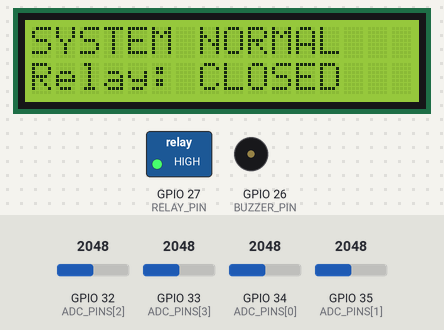
The sketch below on a simulated ESP32. On the bench: 16×2 character LCD, switched loads named in the sketch (green lamp = pin HIGH), buzzer (waves = sounding, pin HIGH). The inputs (shaded band) are chosen by the test bench; at power-on: GPIO 32 (ADC_PINS[2]) = 2048, GPIO 33 (ADC_PINS[3]) = 2048, GPIO 34 (ADC_PINS[0]) = 2048, GPIO 35 (ADC_PINS[1]) = 2048 (analog values on the 0–4095 scale). What the sketch prints to the serial monitor is not drawn.

Above: at 1.3 s.
1.4 s: GPIO 32 (ADC_PINS[2]) set to 769
3.6 s: GPIO 32 (ADC_PINS[2]) set to 654
At 4.77 s:
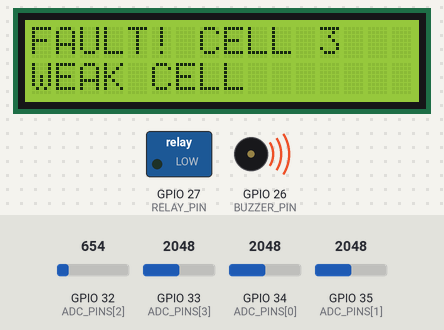
At 5.97 s:
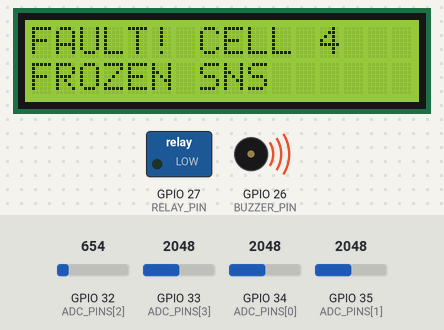
6.3 s: GPIO 33 (ADC_PINS[3]) set to 2099
8.7 s: GPIO 33 (ADC_PINS[3]) set to 3972
At 10.4 s:
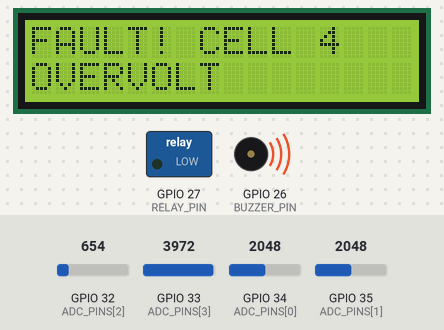
11.5 s: GPIO 33 (ADC_PINS[3]) set to 3763
13.2 s: GPIO 33 (ADC_PINS[3]) set to 3699
At 15.4 s:
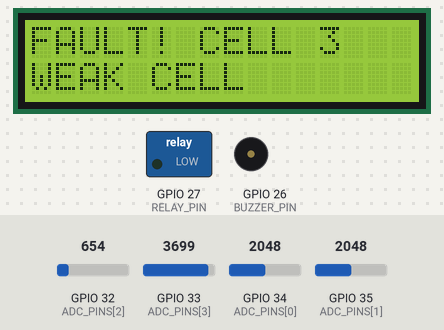
Timing chart, 0 to 16.7 s (numbered marks = the images above; inputs shaded):
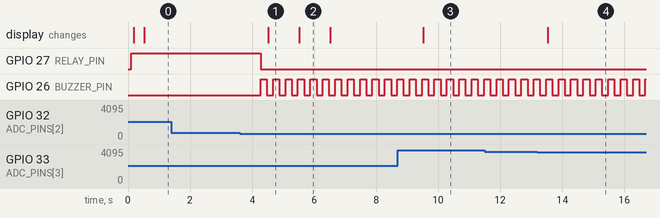

Measured:
- the behaviour switches between 723 and 722 on GPIO 32 (ADC_PINS[2]) (found by bisection; images 0 and 1)
- the behaviour switches between 3734 and 3733 on GPIO 33 (ADC_PINS[3]) (found by bisection; images 3 and 4)
- after the input at 1.4 s, every drawn part: stays the same
- after the input at 3.6 s, GPIO 27 (RELAY_PIN): HIGH → LOW after 0.68 s instead of 2.0 s; the display: changes after 0.92 s (image 1)
- after the input at 8.7 s, the display: changes after 0.82 s (image 3)
- after the input at 13.2 s, the display: changes after 0.32 s (image 4)
- by itself, GPIO 26 (BUZZER_PIN): alternates HIGH for 0.20 s and LOW for 0.20 s
- what the display in image 1 shows lasts 1.0 s, from 4.5 s to 5.5 s

The sketch:

safety_relay.ino
```cpp
// ════════════════════════════════════════════════════════════════════════
//  Non-Blocking Protection Relay and Safety System
//  Architecture : Fully non-blocking, millis()-based, 4-tier state machine
//  Filtering    : Simple Moving Average (SMA) window to reject noise
//  Detection    : Frozen sensors, out-of-range, unrealistic jumps, dV/dt
//  Protection   : Hysteresis, debounce timing, and relay anti-chatter
// ════════════════════════════════════════════════════════════════════════

#include <Wire.h>
#include <LiquidCrystal_I2C.h>

LiquidCrystal_I2C lcd(0x27, 16, 2);

// ── Pin Configuration ──────────────────────────────────────
#define NUM_CELLS    4
const int ADC_PINS[NUM_CELLS] = {34, 35, 32, 33};
#define RELAY_PIN    27
#define BUZZER_PIN   26

// ── Voltage Limits & Hysteresis ────────────────────────────
#define ADC_MAX             4095.0f
#define V_REF               3.3f
#define V_MIN               2.5f  // Scaling minimum
#define V_MAX               4.2f  // Scaling maximum

// Hysteresis allows the voltage to dip to 2.8V to trigger a fault,
// but it must rise above 2.95V to be considered "recovered" (anti-bounce)
#define WEAK_THRESH_FAULT   2.80f
#define WEAK_THRESH_RECOVER 2.95f
#define OV_THRESH_FAULT     4.15f
#define OV_THRESH_RECOVER   4.05f

// ── Anomaly & Statistical Filter Tuning ────────────────────
#define WINDOW_SIZE         5      // Moving average window size
#define NOISE_JUMP_THRESH   0.80f  // Instant difference between raw and SMA
#define DVDT_THRESH         0.20f  // Genuine rapid load change (V/sec)
#define FROZEN_TOLERANCE    2      // ADC counts
#define FROZEN_WINDOW       50     // Consecutive identical reads to flag frozen

// ── Timing Constants (millis) ──────────────────────────────
#define POLL_INTERVAL       100    // Sensor read rate
#define DEBOUNCE_TIME       400    // Time fault must persist before tripping
#define RECOVERY_TIME       4000   // Time system must be stable before restoring
#define RELAY_COOLDOWN      2500   // Hardwear anti-chatter limit
#define BUZZER_TOGGLE       200
#define LCD_REFRESH         500

// ── System States ──────────────────────────────────────────
enum SystemState { STATE_NORMAL, STATE_DEBOUNCE, STATE_FAULT, STATE_RECOVERY };
SystemState currentState = STATE_NORMAL;

enum FaultType { NONE, WEAK_CELL, OVERVOLTAGE, SENSOR_FROZEN, SENSOR_JUMP, RAPID_DROP };
FaultType activeFault = NONE;
int       faultCell   = -1;

// ── Sensor Tracking Data ───────────────────────────────────
struct CellData {
  float history[WINDOW_SIZE];
  int   head;
  float smaVoltage;       // Smoothed moving average
  float prevSmaVoltage;   // For dV/dt over time
  int   stuckCount;
  int   lastRawADC;
};
CellData cells[NUM_CELLS];

// ── Timers ─────────────────────────────────────────────────
unsigned long tLastPoll        = 0;
unsigned long tStateChange     = 0;
unsigned long tLastRelay       = 0;
unsigned long tLastBuzzer      = 0;
unsigned long tLastLCD         = 0;
unsigned long tLastDvDt        = 0;

bool relayState  = true;
bool buzzerState = false;

// ── Initialization ─────────────────────────────────────────
void setup() {
  Serial.begin(115200);
  delay(100);

  analogReadResolution(12);
  analogSetAttenuation(ADC_11db);

  for (int i = 0; i < NUM_CELLS; i++) {
    pinMode(ADC_PINS[i], INPUT);
    cells[i].head = 0;
    cells[i].stuckCount = 0;
    cells[i].lastRawADC = -1;

    // Pre-fill window to prevent startup artifacts
    int raw = analogRead(ADC_PINS[i]);
    float v = V_MIN + (raw / ADC_MAX) * (V_MAX - V_MIN);
    for(int w=0; w<WINDOW_SIZE; w++) cells[i].history[w] = v;
    cells[i].smaVoltage = v;
    cells[i].prevSmaVoltage = v;
  }

  pinMode(RELAY_PIN, OUTPUT);
  pinMode(BUZZER_PIN, OUTPUT);
  digitalWrite(RELAY_PIN, HIGH);
  digitalWrite(BUZZER_PIN, LOW);

  lcd.init();
  lcd.backlight();
  lcd.print("Safety Kernel V2");
  Serial.println(F("[SYSTEM] Online. State: NORMAL"));
  tStateChange = millis();
}

// ── Core Sensor Logic ──────────────────────────────────────
bool checkFaultConditions(bool useRecoveryHysteresis, unsigned long now) {
  bool anyFaultDetected = false;
  activeFault = NONE;
  faultCell = -1;

  float limitWeak = useRecoveryHysteresis ? WEAK_THRESH_RECOVER : WEAK_THRESH_FAULT;
  float limitOver = useRecoveryHysteresis ? OV_THRESH_RECOVER : OV_THRESH_FAULT;

  bool evaluateDvDt = (now - tLastDvDt >= 1000); // Check genuine change once per second

  for (int i = 0; i < NUM_CELLS; i++) {
    int raw = analogRead(ADC_PINS[i]);
    float rawVolts = V_MIN + (raw / ADC_MAX) * (V_MAX - V_MIN);

    // 1. Update Statistical Window (Moving Average)
    cells[i].history[cells[i].head] = rawVolts;
    cells[i].head = (cells[i].head + 1) % WINDOW_SIZE;

    float sum = 0;
    for(int w=0; w<WINDOW_SIZE; w++) sum += cells[i].history[w];
    cells[i].smaVoltage = sum / WINDOW_SIZE;

    // 2. Anomaly: Unrealistic Jump (Noise rejection)
    // If raw jumps massively from the smoothed average, it's flagged as an anomaly.
    // Genuine changes will pull the SMA down gradually and trigger standard limits.
    if (abs(rawVolts - cells[i].smaVoltage) > NOISE_JUMP_THRESH) {
      anyFaultDetected = true; activeFault = SENSOR_JUMP; faultCell = i;
    }

    // 3. Anomaly: Frozen Sensor
    if (cells[i].lastRawADC != -1) {
      if (abs(raw - cells[i].lastRawADC) <= FROZEN_TOLERANCE) cells[i].stuckCount++;
      else cells[i].stuckCount = 0;

      if (cells[i].stuckCount >= FROZEN_WINDOW) {
        anyFaultDetected = true; activeFault = SENSOR_FROZEN; faultCell = i;
      }
    }
    cells[i].lastRawADC = raw;

    // 4. Out-of-Range (Applied on SMOOTHED data, not raw, to prevent noise trips)
    if (cells[i].smaVoltage < limitWeak) {
      anyFaultDetected = true; activeFault = WEAK_CELL; faultCell = i;
    }
    else if (cells[i].smaVoltage > limitOver) {
      anyFaultDetected = true; activeFault = OVERVOLTAGE; faultCell = i;
    }

    // 5. Genuine Rapid Load Change (dV/dt)
    if (evaluateDvDt) {
      float dvdt = abs(cells[i].smaVoltage - cells[i].prevSmaVoltage);
      if (dvdt > DVDT_THRESH) {
         anyFaultDetected = true; activeFault = RAPID_DROP; faultCell = i;
      }
      cells[i].prevSmaVoltage = cells[i].smaVoltage;
    }
  }

  if (evaluateDvDt) tLastDvDt = now;
  return anyFaultDetected;
}

// ── Hardware Drivers ───────────────────────────────────────
void setRelay(bool closeRelay, unsigned long now) {
  if (closeRelay == relayState) return;
  if (now - tLastRelay < RELAY_COOLDOWN) return; // Hard anti-chatter

  relayState = closeRelay;
  digitalWrite(RELAY_PIN, relayState ? HIGH : LOW);
  tLastRelay = now;

  Serial.print(F("[HARDWARE] Relay switched "));
  Serial.println(relayState ? "ON" : "OFF (TRIPPED)");
}

void driveBuzzer(unsigned long now) {
  if (currentState == STATE_NORMAL || currentState == STATE_DEBOUNCE) {
    digitalWrite(BUZZER_PIN, LOW);
    return;
  }

  // Fast beep for active fault, slow beep for recovery
  unsigned long interval = (currentState == STATE_FAULT) ? BUZZER_TOGGLE : BUZZER_TOGGLE * 3;

  if (now - tLastBuzzer >= interval) {
    buzzerState = !buzzerState;
    digitalWrite(BUZZER_PIN, buzzerState ? HIGH : LOW);
    tLastBuzzer = now;
  }
}

const char* getFaultName() {
  switch(activeFault) {
    case WEAK_CELL: return "WEAK CELL";
    case OVERVOLTAGE: return "OVERVOLT";
    case SENSOR_FROZEN: return "FROZEN SNS";
    case SENSOR_JUMP: return "GLITCH/JUMP";
    case RAPID_DROP: return "HIGH dV/dt";
    default: return "UNKNOWN";
  }
}

// ── Main State Machine ─────────────────────────────────────
void processStateMachine(unsigned long now) {
  // Use hysteresis thresholds only if we are currently trying to clear a fault
  bool isClearing = (currentState == STATE_FAULT || currentState == STATE_RECOVERY);
  bool conditionPresent = checkFaultConditions(isClearing, now);

  switch (currentState) {

    case STATE_NORMAL:
      if (conditionPresent) {
        currentState = STATE_DEBOUNCE;
        tStateChange = now;
        Serial.print(F("[TRANSITION] NORMAL -> DEBOUNCE. Suspect: "));
        Serial.println(getFaultName());
      }
      break;

    case STATE_DEBOUNCE:
      if (!conditionPresent) {
        currentState = STATE_NORMAL; // Was just noise
        Serial.println(F("[TRANSITION] DEBOUNCE -> NORMAL (Noise rejected)"));
      }
      else if (now - tStateChange >= DEBOUNCE_TIME) {
        currentState = STATE_FAULT;
        tStateChange = now;
        setRelay(false, now);
        Serial.print(F("[TRANSITION] DEBOUNCE -> FAULT CONFIRMED: "));
        Serial.println(getFaultName());
      }
      break;

    case STATE_FAULT:
      if (!conditionPresent) { // Cleared (Hysteresis bounds applied)
        currentState = STATE_RECOVERY;
        tStateChange = now;
        Serial.println(F("[TRANSITION] FAULT -> RECOVERY (Beginning timed recovery)"));
      }
      break;

    case STATE_RECOVERY:
      if (conditionPresent) {
        currentState = STATE_FAULT;
        tStateChange = now;
        Serial.println(F("[TRANSITION] RECOVERY -> FAULT (Condition returned)"));
      }
      else if (now - tStateChange >= RECOVERY_TIME) {
        currentState = STATE_NORMAL;
        tStateChange = now;
        setRelay(true, now);
        Serial.println(F("[TRANSITION] RECOVERY -> NORMAL (System Restored)"));
      }
      break;
  }
}

// ── Display Management ─────────────────────────────────────
void updateLCD() {
  lcd.clear();
  lcd.setCursor(0, 0);

  if (currentState == STATE_NORMAL || currentState == STATE_DEBOUNCE) {
    lcd.print("SYSTEM NORMAL");
    lcd.setCursor(0, 1);
    lcd.print(relayState ? "Relay: CLOSED" : "Relay: OPEN");
  }
  else if (currentState == STATE_FAULT) {
    lcd.print("FAULT! CELL "); lcd.print(faultCell + 1);
    lcd.setCursor(0, 1);
    lcd.print(getFaultName());
  }
  else if (currentState == STATE_RECOVERY) {
    lcd.print("RECOVERING...");
    lcd.setCursor(0, 1);
    lcd.print("WAITING...");
  }
}

// ── Main Loop ──────────────────────────────────────────────
void loop() {
  unsigned long now = millis();

  // 1. Evaluate State Machine & Sensors
  if (now - tLastPoll >= POLL_INTERVAL) {
    processStateMachine(now);
    tLastPoll = now;
  }

  // 2. Hardware updates
  driveBuzzer(now);

  // 3. UI update
  if (now - tLastLCD >= LCD_REFRESH) {
    updateLCD();
    tLastLCD = now;
  }
}
```
